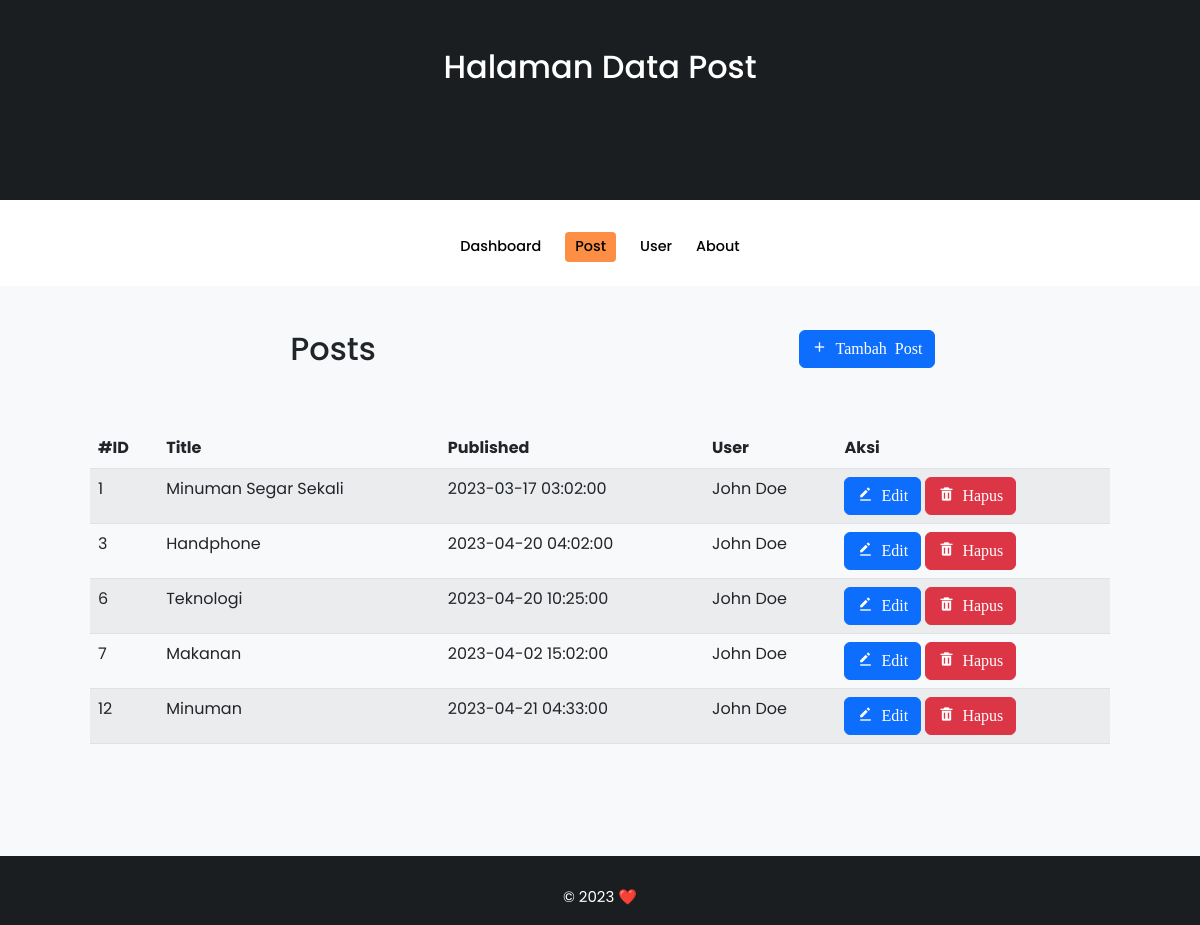
/posts.php, run on the app's committed database.
### tables this page shows
CREATE TABLE `posts` (
  `post_id` int NOT NULL,
  `user_id` int DEFAULT NULL,
  `title` varchar(255) DEFAULT NULL,
  `content` text,
  `image_url` varchar(255) DEFAULT NULL,
  `published_date` datetime DEFAULT NULL
);

CREATE TABLE `users` (
  `user_id` int NOT NULL,
  `name` varchar(255) NOT NULL DEFAULT 'NO NAME',
  `email` varchar(50) DEFAULT NULL,
  `phone_number` varchar(20) DEFAULT NULL
);

### db/connection.php (called while the page is built, shortened)
<?php
class Connection
{
    private static $db;
    private static $host = 'localhost';
    private static $dbname = 'blog';
    private static $user = 'root';
    private static $password = '';
    private static function getDB()
    {
        if (!isset(self::$db)) {
            try {
                self::$db = new PDO("mysql:host=" . self::$host . ";dbname=" . self::$dbname, self::$user, self::$password);
                self::$db->setAttribute(PDO::ATTR_ERRMODE, PDO::ERRMODE_EXCEPTION);
            } catch (PDOException $e) {
                $error_message = $e->getMessage();
                exit();
            }
        }
        return self::$db;
    }
    public static function executeQuery($query, $params = null)
    {
        $statement = self::getDB()->prepare($query);
        $statement->execute($params);
        $data = [];
        try {
            $data = $statement->fetchAll(PDO::FETCH_ASSOC);
        } catch (PDOException $e) {
            $error_message = $e->getMessage();
            exit();
        }
        return $data;
    }
}

### db/posts_db.php (called while the page is built, shortened)
<?php
include_once(__DIR__ . '/connection.php');
include_once(__DIR__ . '/../models/post.php');
class PostsDB extends Connection
{
    public static function all()
    {
        $posts = self::executeQuery("SELECT * FROM posts");
        $postsArr = [];
        foreach ($posts as $user) {
            $postsArr[] = new Post(
                $user['post_id'],
                $user['user_id'],
                $user['title'],
                $user['content'],
                $user['image_url'],
                $user['published_date'],
            );
        }
        return $postsArr;
    }
}

### models/post.php (called while the page is built, shortened)
<?php
class Post
{
    private $post_id;
    private $user_id;
    private $title;
    private $published_date;
    public function __construct($post_id, $user_id, $title, $content, $image_url, $published_date)
    {
        $this->post_id = $post_id;
        $this->user_id = $user_id;
        $this->title = $title;
        $this->published_date = $published_date;
    }
    public function getPost_id()
    {
        return $this->post_id;
    }
    public function getUser_id()
    {
        return $this->user_id;
    }
    public function getTitle()
    {
        return $this->title;
    }
    public function getPublished_date()
    {
        return $this->published_date;
    }
}

### db/users_db.php (called while the page is built, shortened)
<?php
include_once(__DIR__ . '/connection.php');
include_once(__DIR__ . '/../models/user.php');
class UsersDB extends Connection
{
    public static function get($user_id)
    {
        $users = self::executeQuery("SELECT * FROM users WHERE user_id = ?", array($user_id));
        $user = null;
        if (count($users) > 0) {
            $user = new User(
                $users[0]['user_id'],
                $users[0]['name'],
                $users[0]['email'],
                $users[0]['phone_number']
            );
        }
        return $user;
    }
}

### models/user.php (called while the page is built, shortened)
<?php
class User
{
    private $name;
    public function __construct($user_id, $name, $email, $phone_number)
    {
        $this->name = $name;
    }
    public function getName()
    {
        return $this->name;
    }
}

### posts.php (the view, shortened to what this page needs)
<?php
include_once('db/posts_db.php');
$posts = PostsDB::all();
?>
<!DOCTYPE html>
<html lang="en">
<head>
    <link href="https://cdn.jsdelivr.net/npm/bootstrap@5.2.1/dist/css/bootstrap.min.css" rel="stylesheet"
>
    <link rel="stylesheet" href="css/style.css" />
    <link href="https://unpkg.com/boxicons@2.1.1/css/boxicons.min.css" rel="stylesheet" />
</head>
<body>
    <section class="home2" id="home">
        <div class="home-text">
            <h2 class="">Halaman Data Post</h2>
        </div>
    </section>
    <div class="post-filter container">
        <span class="filter-item" data-filter="all"><a href="index.php">Dashboard</a></span>
        <span class="filter-item active-filter" data-filter="design"><a href="posts.php">Post</a></span>
        <span class="filter-item" data-filter="tech"><a href="users.php">User</a></span>
        <span class="filter-item" data-filter="mobile"><a href="abouts.php">About</a></span>
    </div>
    <div class="container-fluid mt-4">
        <div class="row">
            <div class="py-5 bg-light">
                <div class="container">
                    <section class="py-1 text-center">
                        <div class="row">
                            <h2 class="col-lg-6 col-md-8 mt-2 mx-auto">
                                Posts
                            </h2>
                            <div class="col-lg-6 col-md-8 mx-auto mt-2">
                                <a class="btn btn-primary" href="posts_create.php"><i class="bx bx-plus"> Tambah
                                        Post</i></a>
                            </div>
                        </div>
                    </section>
                    <div class="py-5 bg-light">
                        <div class="container">
                            <div class="row">
                                <div class="table-responsive">
                                    <table class="table table-striped table-lg">
                                        <thead>
                                            <tr>
                                                <th scope="col">#ID</th>
                                                <th scope="col">Title</th>
                                                <th scope="col">Published</th>
                                                <th scope="col">User</th>
                                                <th scope="col">Aksi</th>
                                            </tr>
                                        </thead>
                                        <tbody>
                                            <?php foreach ($posts as $post): ?>
                                                <tr>
                                                    <td>
                                                        <?= $post->getPost_id() ?>
                                                    </td>
                                                    <td>
                                                        <div>
                                                            <?= $post->getTitle() ?>
                                                        </div>
                                                    </td>
                                                    <td>
                                                        <?= $post->getPublished_date() ?>
                                                    </td>
                                                    <?php
                                                    include_once('db/users_db.php');
                                                    $user_id = $post->getUser_id();
                                                    if ($user_id != null) {
                                                        $userName = UsersDB::get($user_id)->getName();
                                                    } else {
                                                    }
                                                    ?>
                                                    <td>
                                                        <?= $userName ?>
                                                    </td>
                                                    <td>
                                                        <a class="btn btn-primary"
                                                            href="posts_update.php?post_id=<?= $post->getPost_id() ?>"><i
                                                                class='bx bxs-edit-alt'> Edit</i></a>
                                                        <a class="btn btn-danger"
                                                            href="posts_delete.php?post_id=<?= $post->getpost_id() ?>"
                                                            onclick="return confirm('Are you sure?')"><i
                                                                class='bx bxs-trash'> Hapus</i></a>
                                                    </td>
                                                </tr>
                                            <?php endforeach; ?>
                                        </tbody>
                                    </table>
                                </div>
                            </div>
                        </div>
                    </div>
                </div>
            </div>
        </div>
    </div>
    <?php include('template/footer.php'); ?>

### css/style.css (style rules this page uses)
* { font-family: 'Poppins', sans-serif; margin :0; padding:0; scroll-behavior : smooth; scroll-padding-top : 2rem; box-sizing: border-box; }
:root { --container-color:#1a1e21 ; --second-color:#fd8f44; --text-color:#172317; --bg-color:#fff; }
a { text-decoration: none; color: black; }
section { padding: 3rem 0 2rem; }
.container { max-width: 1068px; margin:auto; width: 100%; }
section.home2 { width: 100%; height:200px; background: var(--container-color); }
.home-text { color: var(--bg-color); text-align: center; }
.post-filter { display: flex; justify-content: center; align-items: center; column-gap: 1.5rem; margin-top: 2rem !important; }
.filter-item { font-size:0.9rem; font-weight: 500; cursor: pointer; }
.active-filter { background: var(--second-color); color: var(--bg-color); padding: 4px 10px; border-radius:4px; }
.home-text { width: 100%; }

### data on the page
posts: post_id "1", title "Minuman Segar Sekali", published_date "2023-03-17 03:02:00", user.name "John Doe"
posts: post_id "3", title "Handphone", published_date "2023-04-20 04:02:00", user.name "John Doe"
posts: post_id "6", title "Teknologi", published_date "2023-04-20 10:25:00", user.name "John Doe"
posts: post_id "7", title "Makanan", published_date "2023-04-02 15:02:00", user.name "John Doe"
posts: post_id "12", title "Minuman", published_date "2023-04-21 04:33:00", user.name "John Doe"
